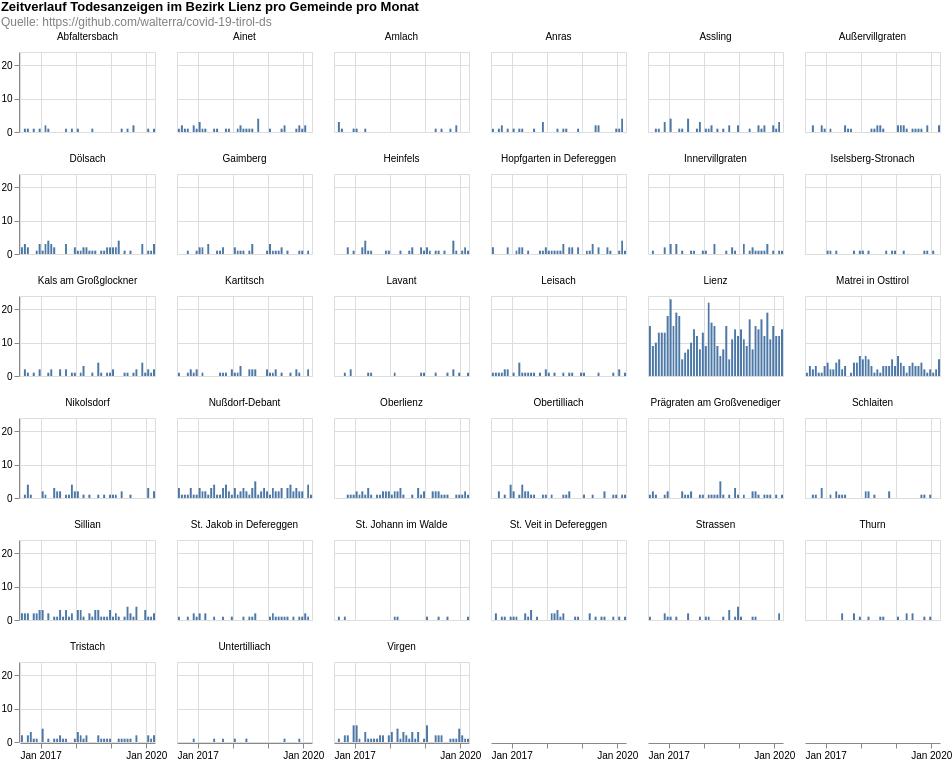

Express this chart as Vega-Lite.
### Vega-Lite specification from a JSON file in a GitHub repository (floating-point values rounded to 4 significant figures; data arrays with more than 128 entries replaced by an {"elided": "..."} marker saying what was removed)
{"config": {"view": {"continuousWidth": 400, "continuousHeight": 300}}, "data": {"name": "data-1896043dcb1db05ce8b0d9dd5af71fd8"}, "facet": {"type": "nominal", "field": "municipaly", "title": null}, "spec": {"layer": [{"mark": "bar", "encoding": {"tooltip": [{"type": "temporal", "field": "date", "timeUnit": "yearmonth"}, {"type": "quantitative", "aggregate": "sum", "field": "count"}], "x": {"type": "temporal", "field": "date", "timeUnit": "yearmonth", "title": null}, "y": {"type": "quantitative", "aggregate": "sum", "field": "count", "title": null}}, "height": 80, "width": 135}]}, "columns": 6, "padding": 0, "title": {"text": ["Zeitverlauf Todesanzeigen im Bezirk Lienz pro Gemeinde pro Monat"], "subtitle": ["Quelle: https://github.com/walterra/covid-19-tirol-ds"], "color": "black", "subtitleColor": "gray"}, "$schema": "https://vega.github.io/schema/vega-lite/v4.0.2.json", "datasets": {"data-1896043dcb1db05ce8b0d9dd5af71fd8": {"elided": "1707 records"}}}
